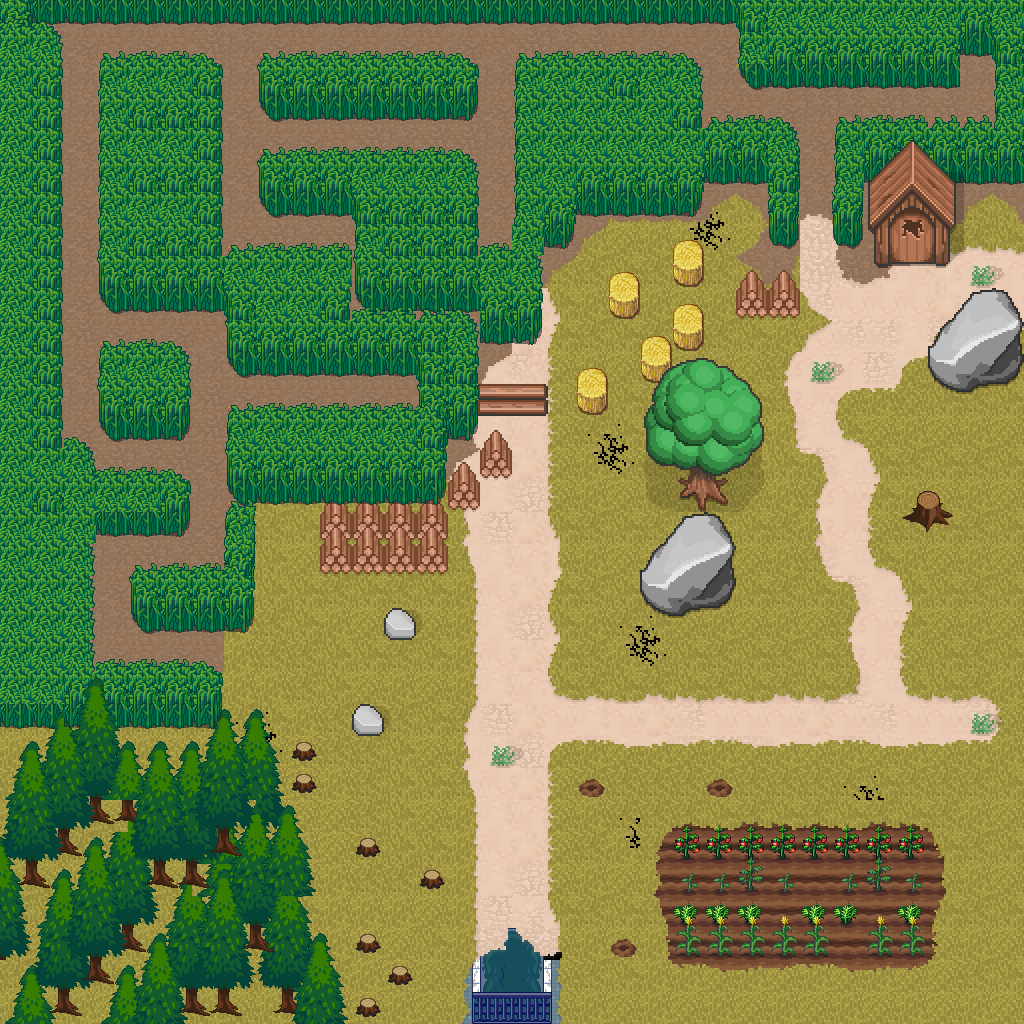

A level layout from a 2D game, rendered from its tile map. Below: a short description, then the map file with tile-grid data replaced by summaries:
An orthogonal 32x32 tile map with 32x32 px tiles, 9 tile layers (Ground, Ground2, Plants, Plants2, ...), 4 tilesets and 26 objects.

<map version="1.5" tiledversion="1.6.0" orientation="orthogonal" renderorder="right-down" width="32" height="32" tilewidth="32" tileheight="32" infinite="0" nextlayerid="12" nextobjectid="31">
 <tileset firstgid="1" source="terrain.tsx" />
 <tileset firstgid="1961" source="terrain_plants.tsx" />
 <tileset firstgid="2985" source="terrain_atlas.tsx" />
 <tileset firstgid="4009" source="Japanese_city.tsx" />
 <layer id="1" name="Ground" width="32" height="32">
  <data>[1024 cells, 1024 non-empty, 44 distinct tile ids]</data>
 </layer>
 <layer id="2" name="Ground2" width="32" height="32">
  <data>[1024 cells, 446 non-empty, 71 distinct tile ids]</data>
 </layer>
 <layer id="3" name="Plants" width="32" height="32">
  <data>[1024 cells, 180 non-empty, 57 distinct tile ids]</data>
 </layer>
 <layer id="8" name="Plants2" width="32" height="32">
  <data>[1024 cells, 89 non-empty, 18 distinct tile ids]</data>
 </layer>
 <layer id="10" name="Plants3" width="32" height="32">
  <data>[1024 cells, 99 non-empty, 17 distinct tile ids]</data>
 </layer>
 <layer id="9" name="Tile Layer 8" width="32" height="32">
  <data>[1024 cells, 0 non-empty, 0 distinct tile ids]</data>
 </layer>
 <layer id="5" name="Maze" width="32" height="32">
  <data>[1024 cells, 315 non-empty, 16 distinct tile ids]</data>
 </layer>
 <layer id="6" name="Maze2" width="32" height="32">
  <data>[1024 cells, 74 non-empty, 10 distinct tile ids]</data>
 </layer>
 <layer id="4" name="Buildings" width="32" height="32">
  <data>[1024 cells, 24 non-empty, 23 distinct tile ids]</data>
 </layer>
 <objectgroup id="11" name="Collision">
  <object id="1" x="674.74" y="835.256" width="248.943" height="111.496" />
  <object id="2" x="700.692" y="829.489" height="0.961169" />
  <object id="4" x="366.432" y="1007.98" />
  <object id="5" x="400.724" y="975.61" />
  <object id="6" x="367.973" y="943.244" />
  <object id="7" x="431.935" y="878.896" />
  <object id="8" x="368.358" y="847.686" />
  <object id="9" x="305.167" y="783.724" />
  <object id="10" x="343.781" y="1020.79">
   <polygon points="0,0 -17.1561,-85.7803 -34.3121,-101.617 -32.3326,-130.65 -52.128,-203.233 -66.6447,-227.648 -84.4606,-303.53 -104.916,-299.571 -116.793,-294.292 -122.732,-313.428 -288.354,-306.829 -343.781,-306.17 -342.461,2.63939" />
  </object>
  <object id="11" x="321.346" y="572.748">
   <polygon points="0,0 126.691,0 125.371,-60.706 157.704,-64.0053 156.384,-94.3583 190.036,-97.6575 191.356,-120.752 174.86,-141.867 150.445,-140.548 0,-67.3045" />
  </object>
  <object id="12" x="476.41" y="429.561">
   <polygon points="0,0 0.659848,-17.1561 70.6038,-17.8159 70.6038,-44.8697 1.3197,-45.5295" />
  </object>
  <object id="13" x="475.751" y="379.413">
   <polygon points="0,0 1.97954,-40.2507 60.706,-37.6113 65.325,-52.7879 67.3045,-91.7189 61.3659,-122.072 65.325,-130.65 82.481,-134.609 92.3788,-134.609 100.297,-165.622 215.77,-168.261 224.348,-175.52 227.648,-197.295 289.673,-196.635 292.973,-138.568 314.088,-133.289 318.707,-139.228 321.346,-218.41 49.4886,-201.254 37.6113,-201.254 36.9515,-127.351 1.3197,-126.691" />
  </object>
  <object id="16" x="613.659" y="274.497" width="26.3939" height="44.2098">
   <ellipse />
  </object>
  <object id="17" x="579.347" y="368.195" width="24.4144" height="42.2303">
   <ellipse />
  </object>
  <object id="18" x="643.352" y="336.523" width="23.0947" height="42.2303">
   <ellipse />
  </object>
  <object id="19" x="676.344" y="241.504" width="23.7545" height="43.55">
   <ellipse />
  </object>
  <object id="20" x="677.004" y="304.85" width="25.0742" height="42.2303">
   <ellipse />
  </object>
  <object id="21" x="736.704" y="269.983" width="60.8613" height="45.2921" />
  <object id="23" x="924.675" y="532.005">
   <polygon points="0,0 -21.9558,-13.9335 -10.9779,-24.4891 -7.17784,-37.1559 2.95558,-41.3781 15.2001,-37.5781 14.3557,-28.2891 23.6447,-20.2668 21.1113,-8.02229" />
  </object>
  <object id="24" x="872.993" y="265.663">
   <polygon points="0,0 74.5845,0.710328 78.1361,-39.7784 81.6877,-44.0403 80.2671,-83.1084 147.748,-84.5291 145.617,-104.418 -7.81361,-97.315 -38.3577,-99.4459 -38.3577,-27.7028 -26.9925,-20.5995 -19.1789,-18.4685 -14.2066,-27.7028 -1.42066,-34.0958" />
  </object>
  <object id="25" x="303.556" y="750.59" />
  <object id="26" x="353.349" y="706.329" width="28.4007" height="27.663" />
  <object id="27" x="384.147" y="610.615" width="28.4007" height="27.663" />
  <object id="28" x="590.19" y="788.874">
   <ellipse />
  </object>
  <object id="29" x="622.761" y="949.775">
   <ellipse />
  </object>
  <object id="30" x="719.171" y="789.525">
   <ellipse />
  </object>
 </objectgroup>
</map>
